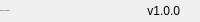
              <widget class="QFrame" name="bottom_bar">
               <property name="minimumSize">
                <size>
                 <width>0</width>
                 <height>22</height>
                </size>
               </property>
               <property name="maximumSize">
                <size>
                 <width>16777215</width>
                 <height>22</height>
                </size>
               </property>
               <property name="frameShape">
                <enum>QFrame::NoFrame</enum>
               </property>
               <property name="frameShadow">
                <enum>QFrame::Raised</enum>
               </property>
               <layout class="QHBoxLayout" name="horizontalLayout_5">
                <property name="spacing">
                 <number>0</number>
                </property>
                <property name="leftMargin">
                 <number>0</number>
                </property>
                <property name="topMargin">
                 <number>0</number>
                </property>
                <property name="rightMargin">
                 <number>0</number>
                </property>
                <property name="bottomMargin">
                 <number>0</number>
                </property>
                <item>
                 <widget class="QLabel" name="credit_label">
                  <property name="maximumSize">
                   <size>
                    <width>16777215</width>
                    <height>16</height>
                   </size>
                  </property>
                  <property name="font">
                   <font>
                    <family>Segoe UI</family>
                    <pointsize>-1</pointsize>
                    <weight>50</weight>
                    <italic>false</italic>
                    <bold>false</bold>
                   </font>
                  </property>
                  <property name="text">
                   <string>Created by: Joansiitoh</string>
                  </property>
                  <property name="alignment">
                   <set>Qt::AlignLeading|Qt::AlignLeft|Qt::AlignVCenter</set>
                  </property>
                 </widget>
                </item>
                <item>
                 <widget class="QLabel" name="version">
                  <property name="text">
                   <string>v1.0.0</string>
                  </property>
                  <property name="alignment">
                   <set>Qt::AlignRight|Qt::AlignTrailing|Qt::AlignVCenter</set>
                  </property>
                 </widget>
                </item>
                <item>
                 <widget class="QFrame" name="frame_size_grip">
                  <property name="minimumSize">
                   <size>
                    <width>20</width>
                    <height>0</height>
                   </size>
                  </property>
                  <property name="maximumSize">
                   <size>
                    <width>20</width>
                    <height>16777215</height>
                   </size>
                  </property>
                  <property name="frameShape">
                   <enum>QFrame::NoFrame</enum>
                  </property>
                  <property name="frameShadow">
                   <enum>QFrame::Raised</enum>
                  </property>
                 </widget>
                </item>
               </layout>
              </widget>
